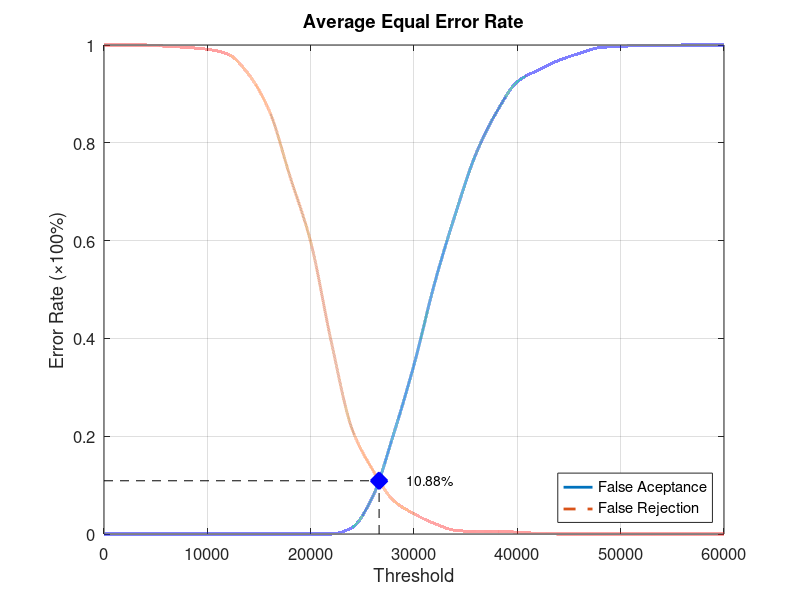
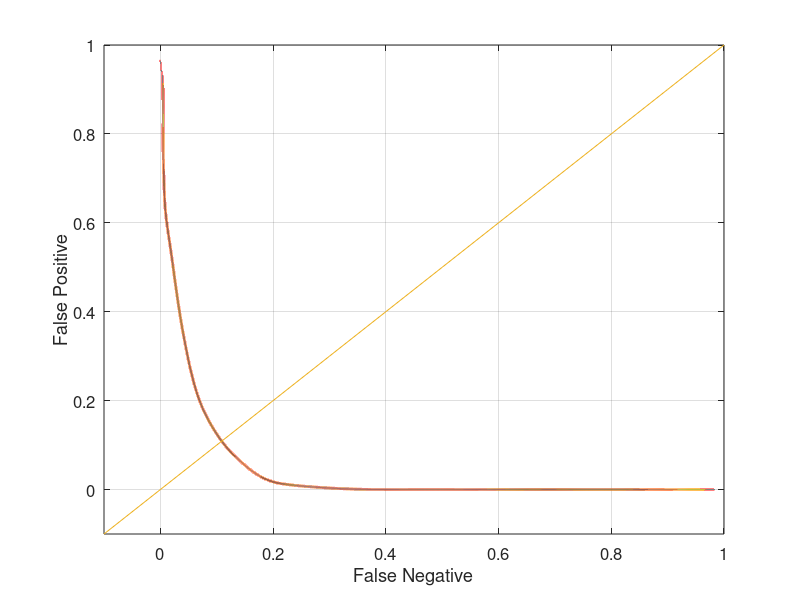

These figures' MATLAB source, in order:
function yEER = Experiment1Average
close all;
clear;
clc;
x = 0:2000:60000;
xq = 0:0.5:60000;

y0 = [0 0 0 0 0 0 0 0 0 0 0 0 0.0131579 0.0763158 0.202632 0.346053 0.513158 0.653947 0.777632 0.863158 0.925 0.948684 0.968421 0.982895 0.994737 0.997368 0.998684 0.998684 1 1 1];
yy0 = interp1(x, y0, xq, 'pchip');
y1 = [1 1 1 0.9975 0.995 0.99125 0.98125 0.94 0.865 0.73125 0.5975 0.3925 0.215 0.13125 0.06875 0.04125 0.02125 0.0075 0.005 0.005 0.00375 0.00125 0 0 0 0 0 0 0 0 0];
yy1 = interp1(x, y1, xq, 'pchip');

% Calculating EER: 
y2 = abs(y0 - y1);
find(y2 == min(y2))
yy2 = abs(yy0 - yy1);
xEER = find(yy2 == min(yy2));
xEERIndex = xq(xEER) % X-axis EER
yEER = yy0(xEER) % Y-axis EER

main = figure
plot(xq, yy0,'-','LineWidth', 2);	hold on
plot(xq, yy1,'--','LineWidth', 2);	hold on
plot([xEERIndex xEERIndex], [0 yEER], 'k--');	hold on
plot([0 xEERIndex], [yEER yEER], 'k--');	hold on
plot(xEERIndex, yEER, 'bx', 'LineWidth', 10);	hold on
text(xEERIndex + 10 * xEERIndex / 100, yEER, [num2str(round((10000 * yEER)) / 100) '%'])
legend('False Aceptance', 'False Rejection', 'Location', 'SouthEast')
xlabel('Threshold')
ylabel('Error Rate (\times100%)')
title('Average Equal Error Rate')
set(gca, 'FontSize', 12)
axis([0 60000 0 1])
grid on

print(main, 'Experiment1AverageMain', '-dpng');
FNRxFPR = figure('Color', [1 1 1]);
plot(yy1, yy0, '-', yy1, yy0, 'LineWidth', 2);
hold on
y = -0.1:0.1:1
plot(y, y); 
set(gca, 'FontSize', 12)
xlabel('False Negative')
ylabel('False Positive')
axis([-0.1 1 -0.1 1])
set(gca, 'FontSize', 12)
grid on

print(FNRxFPR, 'Experiment1AverageFNRxFPR','-dpng');
end
